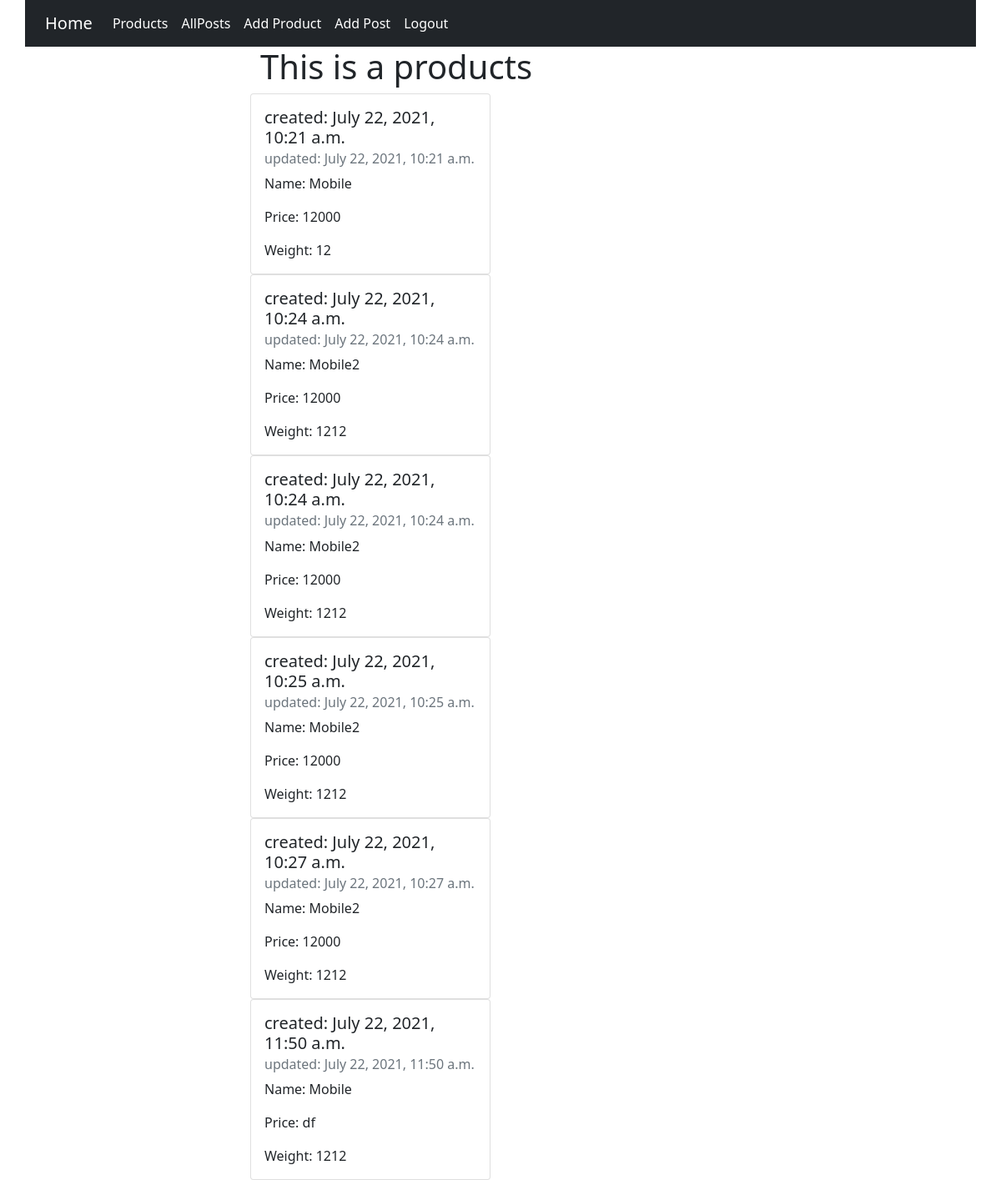
Screenshot of /post/product_list/ (signed in) with the database file from the repository.
### productapp/models.py (models this page shows, shortened)
class Product(models.Model):
    name = models.CharField(max_length=12)
    weight = models.CharField(max_length=45)
    price = models.CharField(max_length=34)
    created_at = models.DateTimeField(auto_now_add=True)
    updated_at = models.DateTimeField(auto_now_add=True)

### productapp/views.py (the view)
# urls.py: path("product_list/",views.ProductList,name="products")
@login_required(login_url='/login')
def ProductList(request):
    myProduct = Product.objects.all()
    return render(request, 'productList.html',{'myproduct': myProduct})

### productapp/templates/productList.html (shortened to what this page needs)
{% load static %}
<!DOCTYPE html>
<html lang="en">
  <head>
    <link
      href="https://cdn.jsdelivr.net/npm/bootstrap@5.0.2/dist/css/bootstrap.min.css"
      rel="stylesheet"
    />
  </head>
  <body>
  {% include 'header.html' %}
    <div class="container col-md-6">
      <h1>This is a products </h1>
    {% for item in myproduct  %}
     <div class="card row " style="width: 18rem;">
    <div class="card-body">
    <h5 class="card-title">created: {{item.created_at}} </h5>
    <h6 class="card-subtitle mb-2 text-muted">updated: {{item.updated_at}}</h6>
    <p class="card-text">Name: {{item.name}} </p>
    <p class="card-text">Price: {{item.price}} </p>
    <p class="card-text">Weight: {{item.weight}} </p>
    </div>
    </div>
    {% endfor %}
    </div>
  </body>
</html>

### userapp/templates/header.html (shortened to what this page needs)
{% load static %}
<nav class="container navbar navbar-expand-lg navbar-dark bg-dark">
  <div class="container-fluid">
    <a class="navbar-brand" href="/">Home</a>
    <div class="collapse navbar-collapse" id="navbarSupportedContent">
      <ul class="navbar-nav me-auto mb-2 mb-lg-0">
        <li class="nav-item">
          <a class="nav-link active" aria-current="page" href="{% url 'products' %}" >Products</a>
        </li>
        <li class="nav-item">
          <a class="nav-link active" aria-current="page" href="{% url 'allpost' %}" >AllPosts</a>
        </li>
        {% if request.user.is_authenticated %}
        <li class="nav-item">
          <a class="nav-link active" aria-current="page"  href="/post">Add Product</a>
        </li>
        <li class="nav-item">
          <a class="nav-link active" aria-current="page"  href="{% url 'addpost' %}">Add Post</a>
        </li>
        <li class="nav-item">
          <a class="nav-link active" aria-current="page" href="{% url 'logout' %}" >Logout</a>
        </li>
        {% endif %}
      </ul>
    </div>
  </div>
</nav>

### rows the page displays
Product: created_at "July 22, 2021, 10:21 a.m.", updated_at "July 22, 2021, 10:21 a.m.", name "Mobile", price "12000", weight "12"
Product: created_at "July 22, 2021, 10:24 a.m.", updated_at "July 22, 2021, 10:24 a.m.", name "Mobile2", price "12000", weight "1212"
Product: created_at "July 22, 2021, 10:24 a.m.", updated_at "July 22, 2021, 10:24 a.m.", name "Mobile2", price "12000", weight "1212"
Product: created_at "July 22, 2021, 10:25 a.m.", updated_at "July 22, 2021, 10:25 a.m.", name "Mobile2", price "12000", weight "1212"
Product: created_at "July 22, 2021, 10:27 a.m.", updated_at "July 22, 2021, 10:27 a.m.", name "Mobile2", price "12000", weight "1212"
Product: created_at "July 22, 2021, 11:50 a.m.", updated_at "July 22, 2021, 11:50 a.m.", name "Mobile", price "df", weight "1212"
